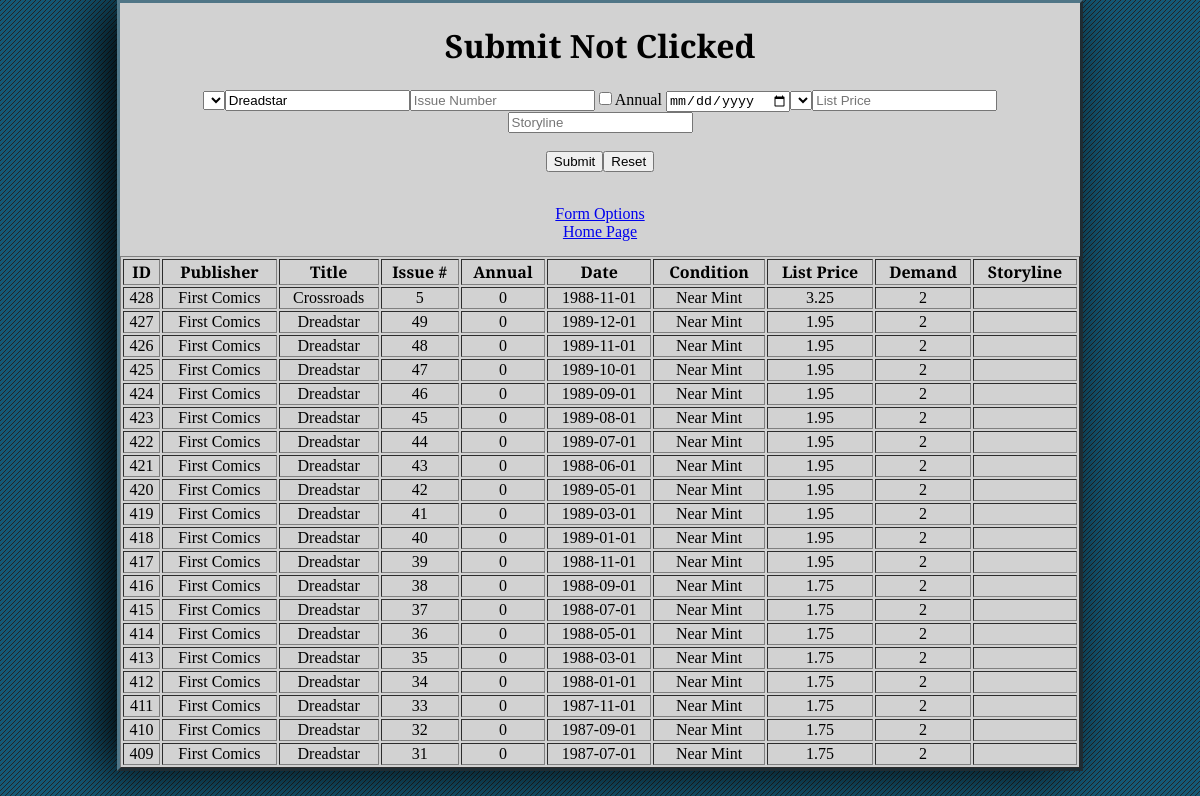
Screenshot of /admin/databaseEntry.php with the database file from the repository.
### tables this page shows
CREATE TABLE IF NOT EXISTS `books` (
  `ID` int(8) NOT NULL AUTO_INCREMENT,
  `publisher` varchar(32) NOT NULL,
  `title` varchar(64) NOT NULL,
  `issue_no` int(8) NOT NULL,
  `annual` tinyint(1) NOT NULL,
  `date` date NOT NULL,
  `condition_list` varchar(16) NOT NULL,
  `listprice` float(4,2) NOT NULL,
  `demand` int(8) NOT NULL,
  `storyline` varchar(32) NOT NULL,
  PRIMARY KEY (`ID`)
);

### admin/databaseEntry.php (the view, shortened to what this page needs)
<!doctype html>
<html>
<head>
	<link href="../_css/styles.css" type="text/css" rel="stylesheet">
</head>
<body>
	<?php
		$DBConnect = @mysql_connect("localhost", "root", "");
		if ((isset($_POST['Submit'])) && (!empty($_POST['Submit']))) {
			if (empty($_POST['publisher']) || empty($_POST['title']) || empty($_POST['issuenum']) || empty($_POST['date']) || empty($_POST['condition']) || empty($_POST['listprice']))
				echo "<p>Field Error</p>";
			else {
				$TableName 	 = "books";
				$SQLstring 	 = "SHOW TABLES LIKE '$TableName'";
				$QueryResult = @mysql_query($SQLstring, $DBConnect);
				$publisher 	= stripslashes($_POST['publisher']);
				$title 			= stripslashes($_POST['title']);
				$issuenum		= stripslashes($_POST['issuenum']);
				$annual			= (isset($_POST['annual'])) ? 1 : 0;
				$date				= stripslashes($_POST['date']);
				$condition 	= stripslashes($_POST['condition']);
				$listprice	= stripslashes($_POST['listprice']);
				$demand 		= '2';
				$storyline	= stripslashes($_POST['storyline']);
				$SQLstring = "INSERT INTO $TableName VALUES(NULL, '$publisher', '$title', '$issuenum', '$annual', '$date', '$condition', '$listprice', '$demand', '$storyline')";
				$QueryResult = @mysql_query($SQLstring, $DBConnect);
				if ($QueryResult === FALSE)
					echo "<p>Unable to execute the query.</p>" . "<p>Error code " . mysql_errno($DBConnect) . ": " . mysql_error($DBConnect) . "</p>";
				else
					echo "<h1>Data has been entered!</h1>";
			}
		} else
			echo "<h1>Submit Not Clicked</h1>";
		$SQLstring = "SELECT * FROM books ORDER BY ID DESC LIMIT 20";
		$QueryResult = @mysql_query($SQLstring, $DBConnect);
		echo "<table width='100%' border='1' style='text-align:center;'>";
		echo "<tr><th>ID</th><th>Publisher</th><th>Title</th><th>Issue #</th><th>Annual</th><th>Date</th><th>Condition</th><th>List Price</th><th>Demand</th><th>Storyline</th></tr>";
		while (($Row = mysql_fetch_assoc($QueryResult)) !== FALSE) {
			echo "<tr>";
			echo "<td>{$Row['ID']}</td>";
			echo "<td>{$Row['publisher']}</td>";
			echo "<td>{$Row['title']}</td>";
			echo "<td>{$Row['issue_no']}</td>";
			echo "<td>{$Row['annual']}</td>";
			echo "<td>{$Row['date']}</td>";
			echo "<td>{$Row['condition_list']}</td>";
			echo "<td>{$Row['listprice']}</td>";
			echo "<td>{$Row['demand']}</td>";
			echo "<td>{$Row['storyline']}</td>";
			echo "</tr>";
		}
	?>
	<?php include("databaseEntryForm.php") ?>
	<footer>
		<a href="databaseEntryOptions.php">Form Options</a><br>
		<a href="../index.php">Home Page</a>
	</footer>
</body>
</html>

### admin/databaseEntryForm.php (shortened to what this page needs)
<form action="" method="post">
		<select name="publisher">
		</select>
		<input type="text" name="title" value="Dreadstar" placeholder="Title" required/>
		<input type="number" name="issuenum" placeholder="Issue Number" required autofocus />
		<input type="checkbox" name="annual" value="1"/>
		<label for="annual">Annual </label>
		<input type="date" name="date" placeholder="Date" required/>
		<select name="condition">
		</select>
		<input type="number" name="listprice" step=".01" placeholder="List Price"/>
		<input type="text" name="storyline" placeholder="Storyline"/>
		<br><br>
  	<input type="submit" name="Submit" value="Submit">
  	<input type="reset">
  	<br><br>
	</form>

### _css/styles.css (style rules this page uses)
html { background-color: #145976; background-image: url(../images/body_background_dark.png); background-repeat: repeat; }
body { width: 80vw; margin: 0 auto; background-color: #d2d2d2; border: 3px #507687 outset; box-shadow: -15px 0 50px black; font-family: "Spectral SC", serif; text-align: center; color: black; }

### admin/databaseEntry.php (style rules this page uses)
body { background-color: rgba( 80,118,135,1); }
footer { padding: 15px; }

### rows the page displays
books: ID "428", publisher "First Comics", title "Crossroads", issue_no "5", annual "0", date "1988-11-01", condition_list "Near Mint", listprice "3.25", demand "2"
books: ID "427", publisher "First Comics", title "Dreadstar", issue_no "49", annual "0", date "1989-12-01", condition_list "Near Mint", listprice "1.95", demand "2"
books: ID "426", publisher "First Comics", title "Dreadstar", issue_no "48", annual "0", date "1989-11-01", condition_list "Near Mint", listprice "1.95", demand "2"
books: ID "425", publisher "First Comics", title "Dreadstar", issue_no "47", annual "0", date "1989-10-01", condition_list "Near Mint", listprice "1.95", demand "2"
books: ID "424", publisher "First Comics", title "Dreadstar", issue_no "46", annual "0", date "1989-09-01", condition_list "Near Mint", listprice "1.95", demand "2"
books: ID "423", publisher "First Comics", title "Dreadstar", issue_no "45", annual "0", date "1989-08-01", condition_list "Near Mint", listprice "1.95", demand "2"
books: ID "422", publisher "First Comics", title "Dreadstar", issue_no "44", annual "0", date "1989-07-01", condition_list "Near Mint", listprice "1.95", demand "2"
books: ID "421", publisher "First Comics", title "Dreadstar", issue_no "43", annual "0", date "1988-06-01", condition_list "Near Mint", listprice "1.95", demand "2"
books: ID "420", publisher "First Comics", title "Dreadstar", issue_no "42", annual "0", date "1989-05-01", condition_list "Near Mint", listprice "1.95", demand "2"
books: ID "419", publisher "First Comics", title "Dreadstar", issue_no "41", annual "0", date "1989-03-01", condition_list "Near Mint", listprice "1.95", demand "2"
books: ID "418", publisher "First Comics", title "Dreadstar", issue_no "40", annual "0", date "1989-01-01", condition_list "Near Mint", listprice "1.95", demand "2"
books: ID "417", publisher "First Comics", title "Dreadstar", issue_no "39", annual "0", date "1988-11-01", condition_list "Near Mint", listprice "1.95", demand "2"
books: ID "416", publisher "First Comics", title "Dreadstar", issue_no "38", annual "0", date "1988-09-01", condition_list "Near Mint", listprice "1.75", demand "2"
books: ID "415", publisher "First Comics", title "Dreadstar", issue_no "37", annual "0", date "1988-07-01", condition_list "Near Mint", listprice "1.75", demand "2"
books: ID "414", publisher "First Comics", title "Dreadstar", issue_no "36", annual "0", date "1988-05-01", condition_list "Near Mint", listprice "1.75", demand "2"
books: ID "413", publisher "First Comics", title "Dreadstar", issue_no "35", annual "0", date "1988-03-01", condition_list "Near Mint", listprice "1.75", demand "2"
books: ID "412", publisher "First Comics", title "Dreadstar", issue_no "34", annual "0", date "1988-01-01", condition_list "Near Mint", listprice "1.75", demand "2"
books: ID "411", publisher "First Comics", title "Dreadstar", issue_no "33", annual "0", date "1987-11-01", condition_list "Near Mint", listprice "1.75", demand "2"
books: ID "410", publisher "First Comics", title "Dreadstar", issue_no "32", annual "0", date "1987-09-01", condition_list "Near Mint", listprice "1.75", demand "2"
books: ID "409", publisher "First Comics", title "Dreadstar", issue_no "31", annual "0", date "1987-07-01", condition_list "Near Mint", listprice "1.75", demand "2"
